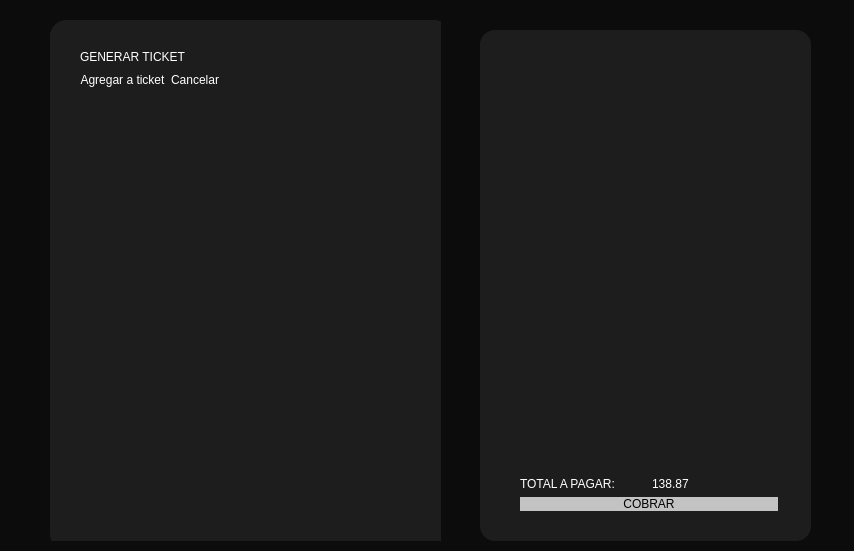
<?xml version="1.0" encoding="UTF-8"?>
<ui version="4.0">
 <class>cobrar_</class>
 <widget class="QWidget" name="cobrar_">
  <property name="geometry">
   <rect>
    <x>0</x>
    <y>0</y>
    <width>854</width>
    <height>551</height>
   </rect>
  </property>
  <property name="windowTitle">
   <string>Form</string>
  </property>
  <property name="styleSheet">
   <string notr="true">background-color:#0c0c0c;
color:white;
</string>
  </property>
  <widget class="QFrame" name="frame">
   <property name="geometry">
    <rect>
     <x>50</x>
     <y>20</y>
     <width>391</width>
     <height>521</height>
    </rect>
   </property>
   <property name="styleSheet">
    <string notr="true">background-color: #1D1D1D;
border-radius: 17px;</string>
   </property>
   <property name="frameShape">
    <enum>QFrame::StyledPanel</enum>
   </property>
   <property name="frameShadow">
    <enum>QFrame::Raised</enum>
   </property>
   <widget class="QWidget" name="gridLayoutWidget">
    <property name="geometry">
     <rect>
      <x>0</x>
      <y>0</y>
      <width>401</width>
      <height>531</height>
     </rect>
    </property>
    <layout class="QGridLayout" name="CONTENEDOR">
     <item row="0" column="0">
      <layout class="QGridLayout" name="gridLayout">
       <property name="leftMargin">
        <number>30</number>
       </property>
       <property name="topMargin">
        <number>30</number>
       </property>
       <property name="rightMargin">
        <number>30</number>
       </property>
       <property name="bottomMargin">
        <number>30</number>
       </property>
       <item row="3" column="1">
        <spacer name="verticalSpacer">
         <property name="orientation">
          <enum>Qt::Vertical</enum>
         </property>
         <property name="sizeHint" stdset="0">
          <size>
           <width>20</width>
           <height>40</height>
          </size>
         </property>
        </spacer>
       </item>
       <item row="0" column="0" colspan="2">
        <widget class="QLabel" name="label">
         <property name="text">
          <string>GENERAR TICKET</string>
         </property>
        </widget>
       </item>
       <item row="1" column="0">
        <layout class="QHBoxLayout" name="horizontalLayout_2">
         <item>
          <layout class="QHBoxLayout" name="horizontalLayout">
           <item>
            <widget class="QPushButton" name="btn_agregar">
             <property name="text">
              <string>Agregar a ticket</string>
             </property>
            </widget>
           </item>
           <item>
            <widget class="QPushButton" name="btn_cancelar">
             <property name="text">
              <string>Cancelar</string>
             </property>
            </widget>
           </item>
          </layout>
         </item>
         <item>
          <spacer name="horizontalSpacer">
           <property name="orientation">
            <enum>Qt::Horizontal</enum>
           </property>
           <property name="sizeHint" stdset="0">
            <size>
             <width>40</width>
             <height>20</height>
            </size>
           </property>
          </spacer>
         </item>
        </layout>
       </item>
       <item row="2" column="0" rowspan="3">
        <widget class="QTableView" name="Table_platillos_Activos"/>
       </item>
      </layout>
     </item>
    </layout>
   </widget>
  </widget>
  <widget class="QFrame" name="frame_2">
   <property name="geometry">
    <rect>
     <x>480</x>
     <y>30</y>
     <width>331</width>
     <height>511</height>
    </rect>
   </property>
   <property name="styleSheet">
    <string notr="true">background-color: #1D1D1D;
border-radius: 15px;
</string>
   </property>
   <property name="frameShape">
    <enum>QFrame::StyledPanel</enum>
   </property>
   <property name="frameShadow">
    <enum>QFrame::Raised</enum>
   </property>
   <widget class="QWidget" name="">
    <property name="geometry">
     <rect>
      <x>40</x>
      <y>10</y>
      <width>258</width>
      <height>471</height>
     </rect>
    </property>
    <layout class="QVBoxLayout" name="verticalLayout">
     <item>
      <widget class="QTableView" name="table_ticket"/>
     </item>
     <item>
      <layout class="QHBoxLayout" name="horizontalLayout_3">
       <item>
        <widget class="QLabel" name="LB_PAGAR">
         <property name="text">
          <string>TOTAL A PAGAR:</string>
         </property>
        </widget>
       </item>
       <item>
        <widget class="QLabel" name="COBRAR">
         <property name="text">
          <string>138.87</string>
         </property>
        </widget>
       </item>
      </layout>
     </item>
     <item>
      <widget class="QPushButton" name="btn_Cobrar">
       <property name="styleSheet">
        <string notr="true">background-color:#c3c3c3;

color:black;</string>
       </property>
       <property name="text">
        <string>COBRAR</string>
       </property>
      </widget>
     </item>
    </layout>
   </widget>
  </widget>
 </widget>
 <resources/>
 <connections/>
</ui>
